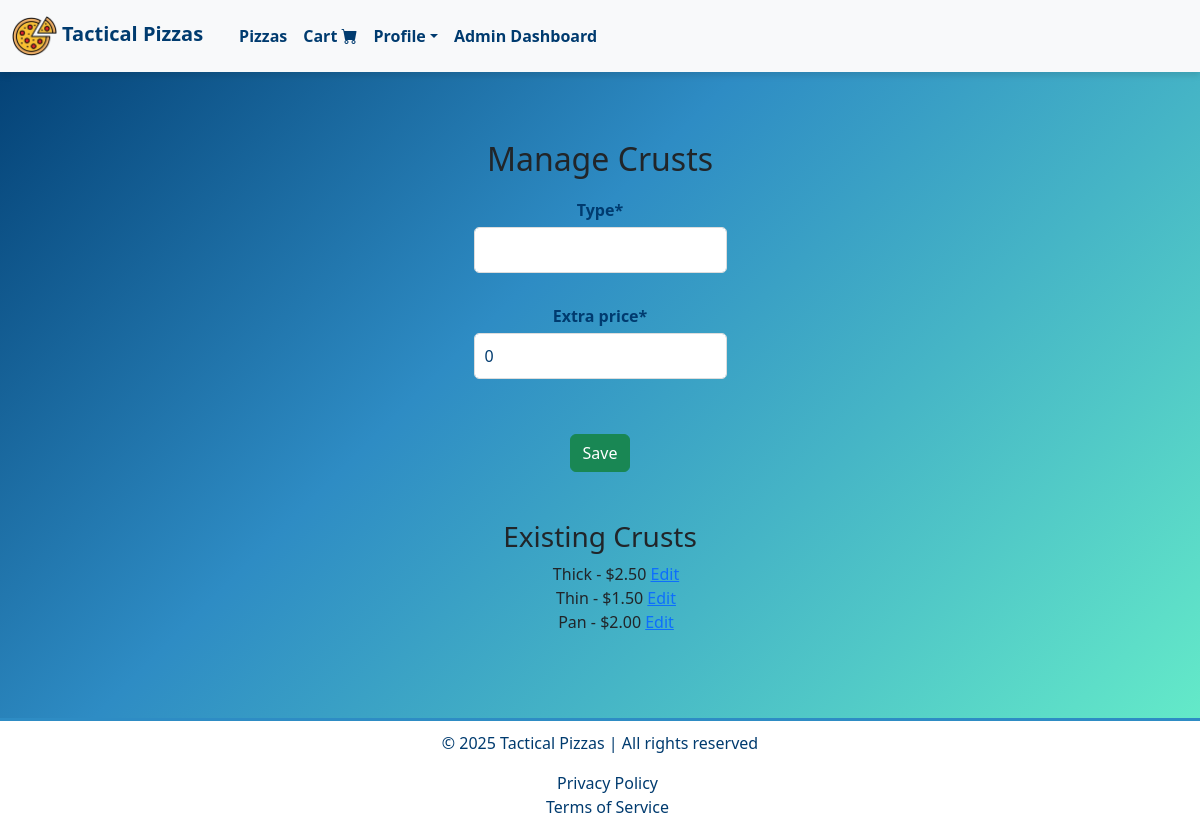
Before: /products/staff/manage_crusts/ (signed in) with the older database file.
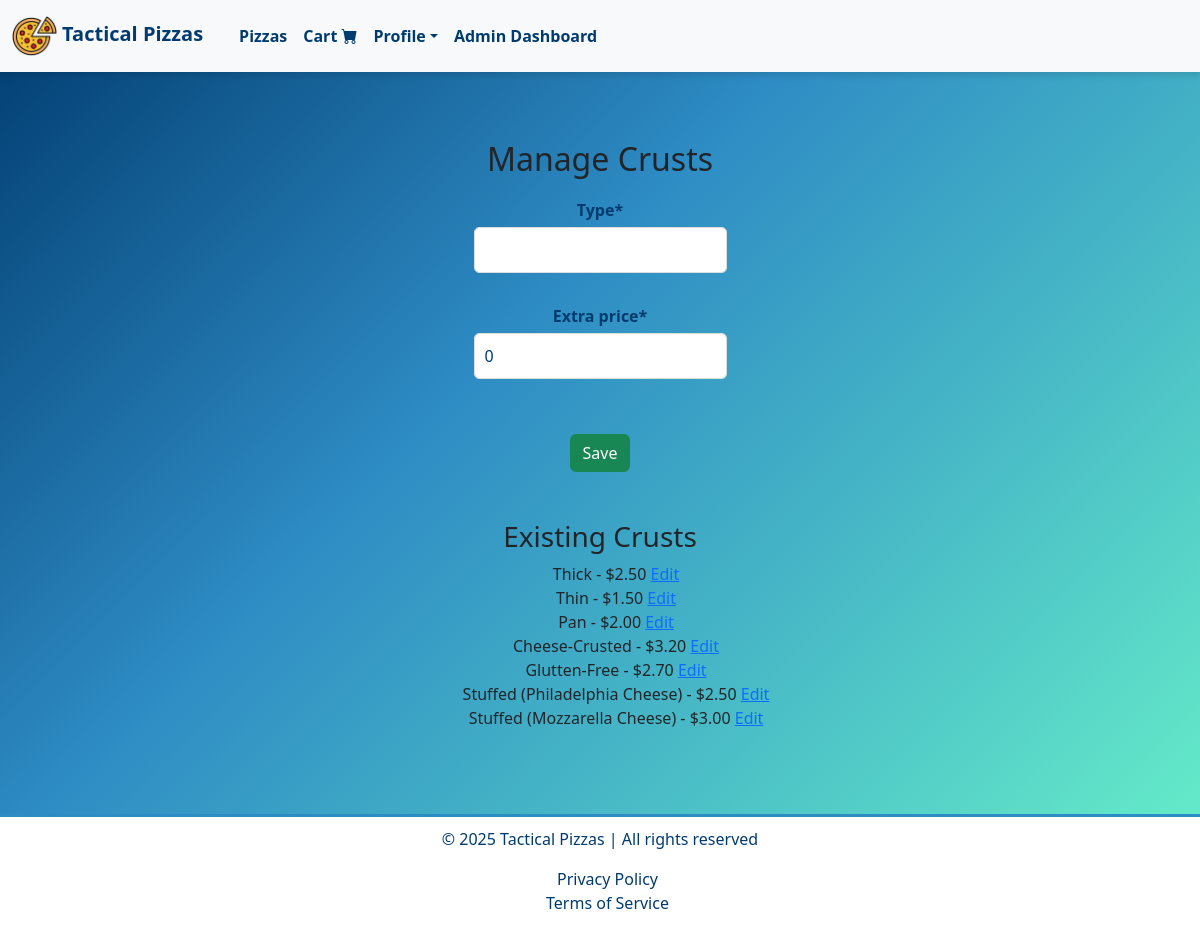
After: the same page with the newer database file.
### products/models.py (models this page shows, shortened)
class Crust(models.Model):
    type = models.CharField(max_length=50)
    crust_id = models.CharField(max_length=10, unique=True, blank=True, editable=False)
    extra_price = models.DecimalField(max_digits=5, decimal_places=2, default=0)

### products/views.py (the view)
# urls.py: path('staff/manage_crusts/', views.manage_crusts, name='manage_crusts'),
@cache_control(no_cache=True, must_revalidate=True, no_store=True)
@user_passes_test(staff_required)
def manage_crusts(request):
    if request.method == "POST":
        form = CrustForm(request.POST)
        if form.is_valid():
            form.save()
            messages.success(request, "Crust saved successfully.")
            return redirect('manage_crusts')
    else:
        form = CrustForm()
    crusts = Crust.objects.all()
    return render(request, 'staff/manage_crusts.html', {
        'form': form,
        'crusts': crusts,
    })

### products/views.py (called while the page is built)
def staff_required(user):
    return user.is_staff

### register/context_processors.py (called while the page is built)
def auth_forms(request):
    return {
        'login_form': AuthenticationForm(),
        'register_form': NewUserForm(),
    }

def update_profile_form(request):
    if request.user.is_authenticated:
        return {'update_profile_form': UserProfileUpdateForm(instance=request.user)}
    return {}

### products/templates/staff/manage_crusts.html (shortened to what this page needs)
{% extends "layout.html" %}
{% load static %}
{% load crispy_forms_tags %}
{% block navbar %}
    {% include "navbar.html" %}
{% endblock %}
{% block body %}
<div class="container my-5">
    <h2>Manage Crusts</h2>
    <form method="post" class="custom-form">
        {{ form|crispy }}
        <button type="submit" class="btn btn-success">Save</button>
    </form>
    <h3 class="mt-5">Existing Crusts</h3>
    <ul>
        {% for crust in crusts %}
        <div>{{ crust.type }} - ${{ crust.extra_price }}
            <a href="{% url 'edit_crust' crust.id %}">Edit</a>
        </div>
        {% endfor %}
    </ul>
</div>
{% endblock %}
{% block footer %}
    {% include "footer.html" %}
{% endblock %}

Changed rows visible on the page:
added Crust: type "Cheese-Crusted", extra_price "3.20"
added Crust: type "Glutten-Free", extra_price "2.70"
added Crust: type "Stuffed (Philadelphia Cheese)", extra_price "2.50"
added Crust: type "Stuffed (Mozzarella Cheese)", extra_price "3.00"
